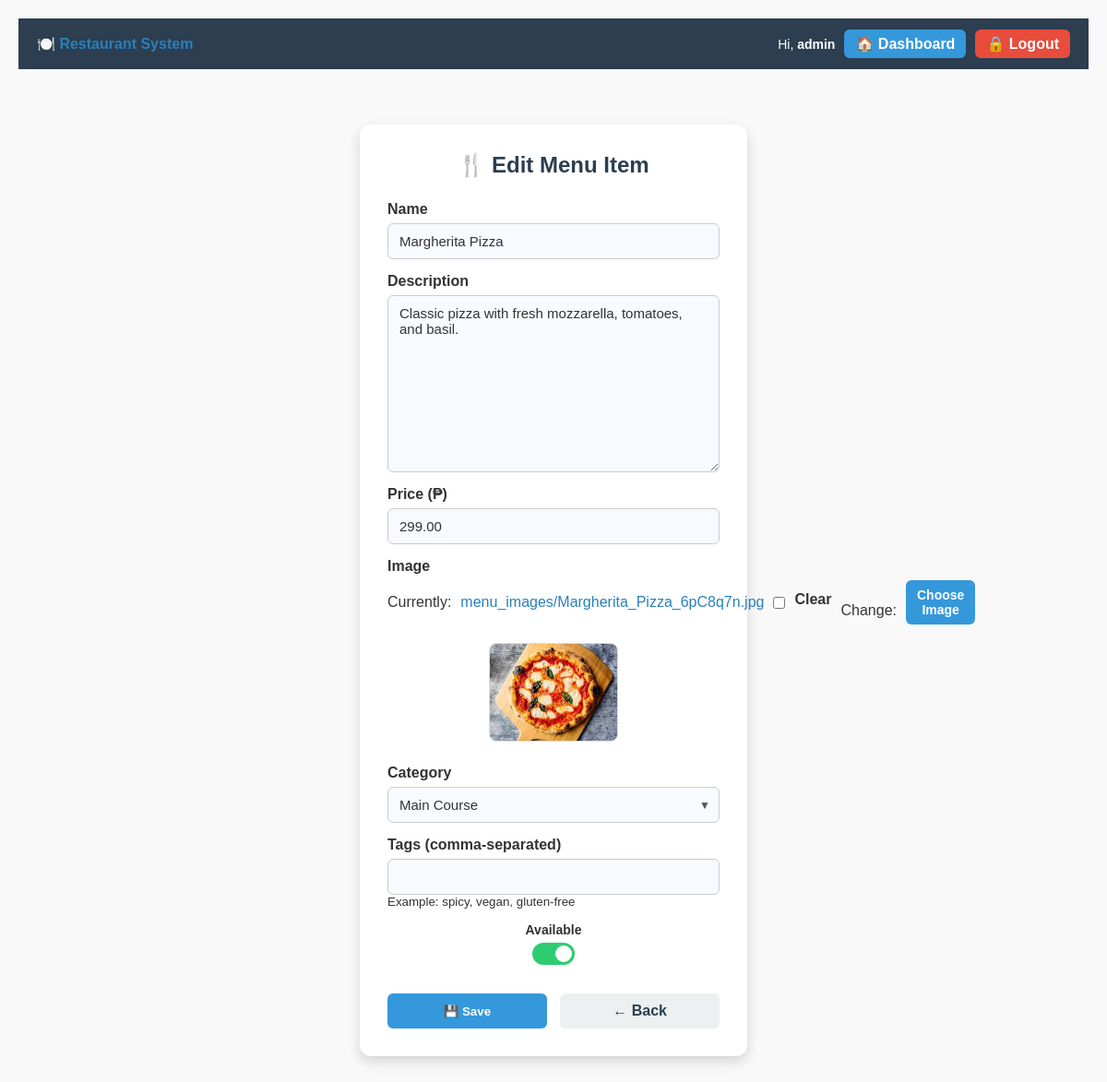
/menu/1/edit/ (signed in), run on the app's committed database.
### accounts/models.py (models this page shows, shortened)
class User(AbstractUser):
    ROLE_CHOICES = (
        ('admin', 'Administrator'),
        ('manager', 'Manager'),
        ('customer', 'Customer'),
    )
    role = models.CharField(max_length=10, choices=ROLE_CHOICES, default='customer')
    is_locked = models.BooleanField(default=False)

### menu/models.py (models this page shows, shortened)
class MenuItem(models.Model):
    CATEGORY_CHOICES = [
        ('appetizer', 'Appetizer'),
        ('main', 'Main Course'),
        ('dessert', 'Dessert'),
        ('drinks', 'Drinks'),
    ]
    name = models.CharField(max_length=100)
    description = models.TextField()
    price = models.DecimalField(max_digits=8, decimal_places=2)
    image = models.ImageField(upload_to='menu_images/', blank=True, null=True)
    category = models.CharField(max_length=20, choices=CATEGORY_CHOICES)
    tags = models.CharField(max_length=200, blank=True)  # comma-separated
    is_available = models.BooleanField(default=True)

### menu/views.py (the view)
# urls.py: path("<int:pk>/edit/", views.menu_edit_view, name="edit"),
def menu_edit_view(request, pk):
    return menu_update_view(request, pk)

### menu/forms.py
class MenuItemForm(forms.ModelForm):
    class Meta:
        model = MenuItem
        fields = ["name", "description", "category", "tags", "price", "is_available", "image"]

### menu/views.py (called while the page is built)
def _require_admin(request):
    if not request.user.is_authenticated:
        return redirect("accounts:login")
    if getattr(request.user, "role", None) != "admin":
        messages.error(request, "Not authorized.")
        return redirect("accounts:dashboard")
    return None

@login_required
def menu_update_view(request, pk: int):
    guard = _require_admin(request)
    if guard: return guard
    item = get_object_or_404(MenuItem, pk=pk)
    if request.method == "POST":
        form = MenuItemForm(request.POST, request.FILES, instance=item)
        if form.is_valid():
            form.save()
            messages.success(request, "Menu item updated.")
            return redirect("menu:menu_list")
    else:
        form = MenuItemForm(instance=item)
    return render(request, "menu/menu_form.html", {"form": form, "title": f"Edit: {item.name}"})

### menu/templates/menu/menu_form.html (shortened to what this page needs)
{% extends "base.html" %}
{% load static %}
{% block extra_css %}
<link rel="stylesheet" href="{% static 'css/menu.css' %}">
{% endblock %}
{% block content %}
<div class="form-container">
    <h2 class="form-title">🍴 {% if form.instance.pk %} Edit Menu Item {% else %} Add Menu Item {% endif %}</h2>
    <form method="post" enctype="multipart/form-data" class="styled-form">
        <div class="form-group">
            <label for="id_name">Name</label>
            {{ form.name }}
        </div>
        <div class="form-group">
            <label for="id_description">Description</label>
            {{ form.description }}
        </div>
        <div class="form-group">
            <label for="id_price">Price (₱)</label>
            {{ form.price }}
        </div>
        <div class="form-group image-upload-group">
            <label for="id_image">Image</label>
            <div class="image-input-wrapper">
                {{ form.image }}
                <button type="button" class="btn-preview" onclick="document.getElementById('id_image').click()">Choose Image</button>
            </div>
            <div id="image-preview-container">
                {% if form.instance.image %}
                    <img id="image-preview" src="{{ form.instance.image.url }}" alt="Preview">
                {% else %}
                    <img id="image-preview" style="display:none;" alt="Preview">
                {% endif %}
            </div>
        </div>
        <div class="form-group category-group">
            <label for="id_category">Category</label>
            <div class="category-select-wrapper">
                {{ form.category }}
            </div>
        </div>
        <div class="form-group">
            <label for="id_tags">Tags (comma-separated)</label>
            {{ form.tags }}
            <small>Example: spicy, vegan, gluten-free</small>
        </div>
        <div class="form-group toggle-group">
            <label for="id_is_available">Available</label>
            <label class="switch">
                <span class="slider"></span>
            </label>
        </div>
        <div class="button-row">
            <button type="submit" class="btn-primary">💾 Save</button>
            <a href="{% url 'menu_list' %}" class="btn-secondary">← Back</a>
        </div>
    </form>
</div>
{% endblock %}

### templates/base.html (shortened to what this page needs)
{% load static %}
<!DOCTYPE html>
<html lang="en">
<head>
    <link rel="stylesheet" href="{% static 'css/global.css' %}">
    {% block extra_css %}{% endblock %}
</head>
<body>
    <div class="navbar">
        <div class="nav-left">
            <a href="{% url 'accounts:login' %}" class="brand">🍽️ Restaurant System</a>
        </div>
        <div class="nav-right">
            {% if request.user.is_authenticated %}
                <span>Hi, <strong>{{ request.user.username }}</strong></span>
                <a href="{% url 'accounts:dashboard' %}" class="dashboard-link">🏠 Dashboard</a>
                <a href="{% url 'accounts:logout' %}" class="logout-link">🔒 Logout</a>
            {% else %}
                <span>Hi, Guest</span>
                <a href="{% url 'accounts:login' %}" class="dashboard-link">🔐 Login</a>
                <a href="{% url 'accounts:register' %}" class="logout-link">📝 Register</a>
            {% endif %}
        </div>
    </div>
    <div class="main-content">
        {% block content %}{% endblock %}
    </div>
</body>
</html>

### static/css/global.css (style rules this page uses)
* { margin: 0; padding: 0; box-sizing: border-box; }
body { font-family: Arial, sans-serif; background: #f9f9f9; color: #333; padding: 20px; }
h1, h2 { color: #2c3e50; }
a { text-decoration: none; color: #2980b9; }
.navbar { background: #2c3e50; color: white; padding: 12px 20px; display: flex; justify-content: space-between; align-items: center; }
.nav-left { font-size: 16px; font-weight: bold; }
.nav-right { display: flex; align-items: center; gap: 10px; }
.nav-right span { font-size: 14px; }
.nav-right a { display: flex; align-items: center; gap: 6px; color: white; font-weight: bold; padding: 6px 12px; border-radius: 6px; transition: background 0.3s; }
.nav-right a.dashboard-link { background: #3498db; }
.nav-right a.logout-link { background: #e74c3c; }
button, .btn-primary, .btn-secondary, .btn-link, .btn-small { border: none; border-radius: 6px; font-weight: bold; cursor: pointer; font-family: Arial, sans-serif; }
.btn-primary { background: #3498db; color: white; padding: 10px; }
.btn-secondary { background: #ecf0f1; color: #2c3e50; padding: 10px; }
.form-container, .table-container, .dashboard-container { max-width: 800px; margin: 40px auto; background: #ffffff; padding: 30px; border-radius: 10px; box-shadow: 0 4px 8px rgba(0,0,0,0.15); }
.main-content { margin-top: 20px; }
.form-group input[type="text"], .form-group input[type="number"], .form-group textarea { padding: 10px 12px; border-radius: 6px; border: 1px solid #ccc; font-size: 15px; background: #f7faff; font-family: Arial, sans-serif; }
.toggle-group { display: flex; align-items: center; justify-content: space-between; }
.toggle-group label:first-child { font-weight: bold; font-size: 14px; }
.switch { position: relative; display: inline-block; width: 46px; height: 24px; }
.slider { position: absolute; cursor: pointer; top: 0; left: 0; right: 0; bottom: 0; background-color: #ccc; border-radius: 24px; transition: 0.3s; }
.slider:before { position: absolute; content: ""; height: 18px; width: 18px; left: 3px; bottom: 3px; background-color: white; border-radius: 50%; transition: 0.3s; }
.switch input:checked + .slider { background-color: #2ecc71; }
.switch input:checked + .slider:before { transform: translateX(22px); }

### data on the page
User: user.username "admin"
MenuItem: name "Margherita Pizza", description "Classic pizza with fresh mozzarella, tomatoes, and basil.", price "299.00", instance.image (picture), category "Main Course"
